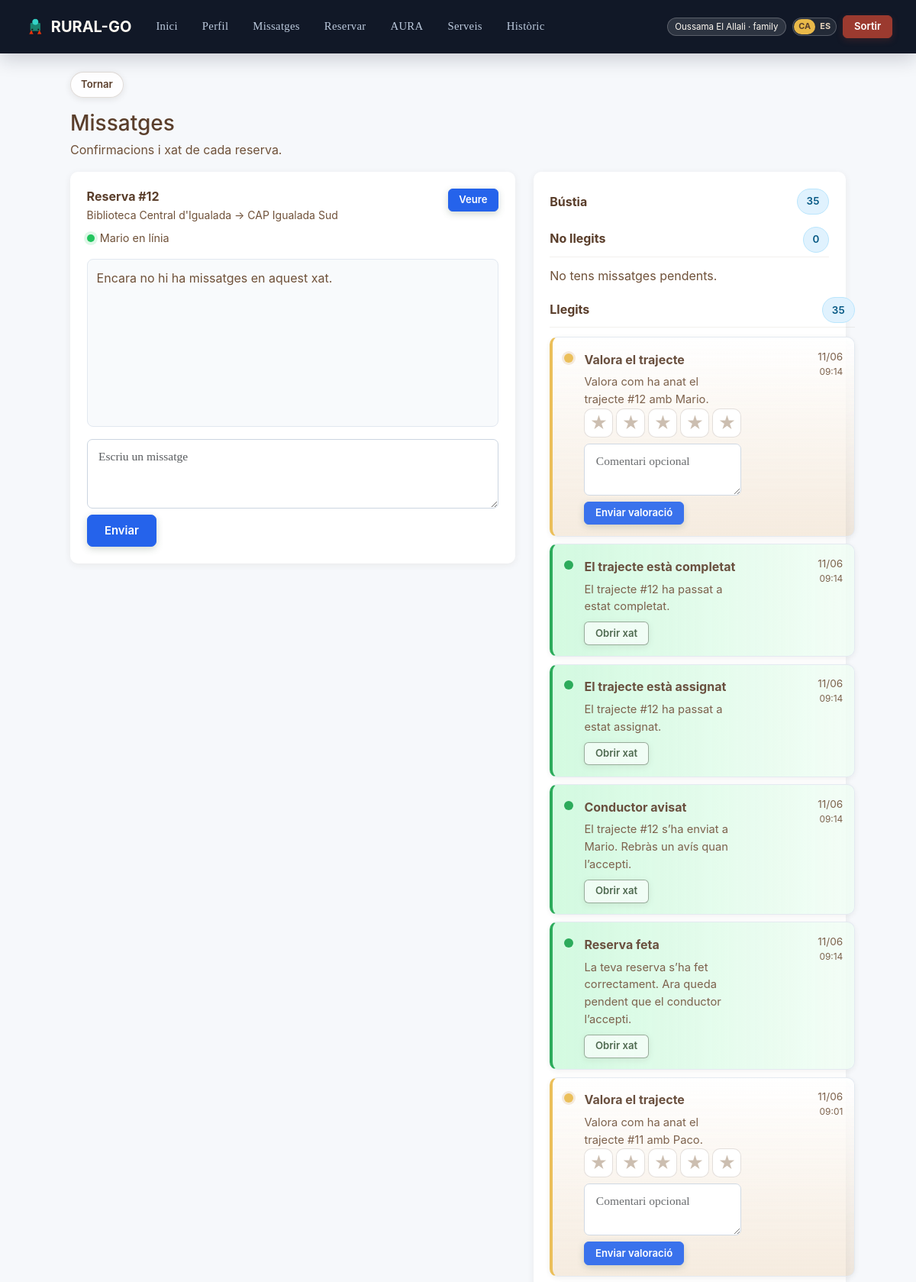
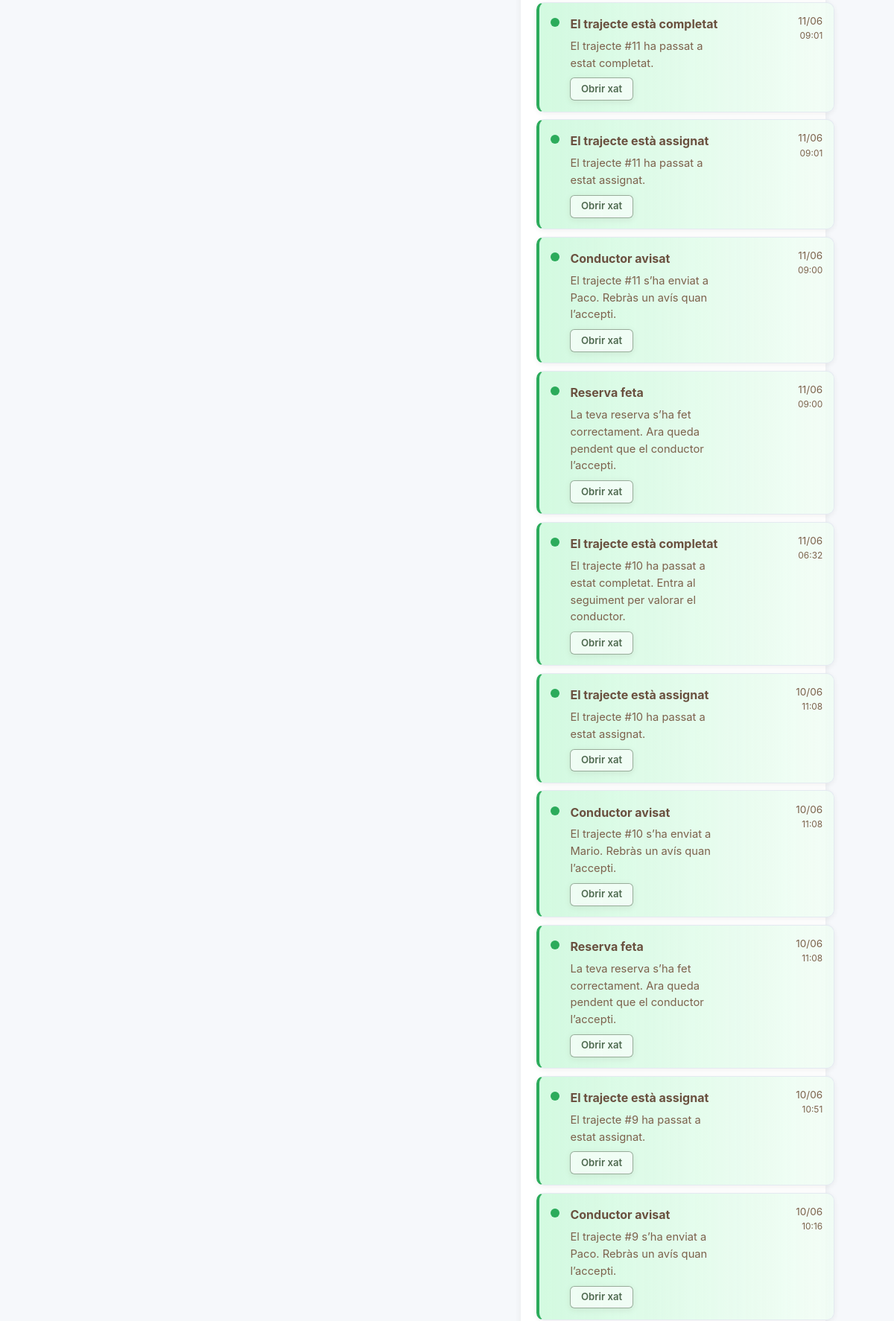
Page /messages (signed in, upper part) on the committed database (2 pictures, top to bottom).
### app.py (models this page shows)
class User(db.Model):
    id = db.Column(db.Integer, primary_key=True)
    username = db.Column(db.String(80), unique=True, nullable=False)
    full_name = db.Column(db.String(120), nullable=False)
    phone = db.Column(db.String(32), nullable=False)
    password_hash = db.Column(db.String(255), nullable=False)
    role = db.Column(db.String(20), default='family', nullable=False)
    profile_photo = db.Column(db.String(240), nullable=True)
    last_seen_at = db.Column(db.DateTime, nullable=True)
    online_visible = db.Column(db.Boolean, default=True)
    created_at = db.Column(db.DateTime, default=utc_now)

class Ride(db.Model):
    id = db.Column(db.Integer, primary_key=True)
    requester = db.Column(db.String(120))
    phone = db.Column(db.String(32))
    service_type = db.Column(db.String(64))
    origin = db.Column(db.String(200))
    destination = db.Column(db.String(200))
    wheelchair = db.Column(db.Boolean, default=False)
    vulnerable = db.Column(db.Boolean, default=False)
    viva_pass = db.Column(db.Boolean, default=False)
    support_needs = db.Column(db.Text, default='')
    distance_km = db.Column(db.Float, default=0.0)
    price = db.Column(db.Float, default=0.0)
    status = db.Column(db.String(32), default='pending')
    assigned_vehicle = db.Column(db.Integer, db.ForeignKey('vehicle.id'), nullable=True)
    preferred_driver_id = db.Column(db.Integer, db.ForeignKey('user.id'), nullable=True)
    created_at = db.Column(db.DateTime, default=utc_now)

class Message(db.Model):
    id = db.Column(db.Integer, primary_key=True)
    recipient_user_id = db.Column(db.Integer, db.ForeignKey('user.id'), nullable=True)
    recipient_role = db.Column(db.String(32), nullable=True)
    sender_user_id = db.Column(db.Integer, db.ForeignKey('user.id'), nullable=True)
    sender_role = db.Column(db.String(32), default='system', nullable=False)
    ride_id = db.Column(db.Integer, db.ForeignKey('ride.id'), nullable=True)
    title = db.Column(db.String(160), nullable=False)
    body = db.Column(db.Text, nullable=False)
    category = db.Column(db.String(32), default='info', nullable=False)
    created_at = db.Column(db.DateTime, default=utc_now)
    seen = db.Column(db.Boolean, default=False)

### app.py (the view)
@app.route('/messages')
@login_required
def messages():
    current_user = get_current_user()
    inbox_messages = get_user_messages(current_user)
    inbox_unread_messages = [message for message in inbox_messages if not message.seen]
    inbox_read_messages = [message for message in inbox_messages if message.seen]
    accessible_rides = get_user_rides(current_user)
    selected_ride_id = request.args.get('ride_id', type=int)
    selected_ride = None
    if selected_ride_id:
        selected_ride = next((ride for ride in accessible_rides if ride.id == selected_ride_id), None)
    if not selected_ride and accessible_rides:
        selected_ride = accessible_rides[0]
    chat_messages = get_chat_messages(selected_ride) if selected_ride else []
    selected_client = get_ride_client(selected_ride) if selected_ride else None
    selected_driver = get_assigned_driver(selected_ride) if selected_ride else None
    return render_template(
        'messages.html',
        inbox_messages=inbox_messages,
        inbox_unread_messages=inbox_unread_messages,
        inbox_read_messages=inbox_read_messages,
        message_count=len(inbox_messages),
        accessible_rides=accessible_rides,
        selected_ride=selected_ride,
        selected_client=selected_client,
        selected_driver=selected_driver,
        selected_client_online=is_user_online(selected_client),
        selected_driver_online=is_user_online(selected_driver),
        chat_messages=chat_messages,
    )

### app.py (called while the page is built)
def get_current_lang():
    return session.get('lang', 'ca')

def translate(label, lang=None):
    lang = lang or get_current_lang()
    return TRANSLATIONS.get(lang, TRANSLATIONS['ca']).get(label, label)

def get_ride_client(ride: Ride):
    booking = Booking.query.filter_by(ride_id=ride.id).first()
    if not booking:
        return None
    return db.session.get(User, booking.user_id)

def get_unread_count(user):
    if not user:
        return 0
    try:
        q = Message.query.filter(Message.seen == False)
    except OperationalError:
        try:
            db.session.rollback()
        except Exception:
            pass
        ensure_message_seen_column()
        q = Message.query.filter(Message.seen == False)
    if user.role in ('admin',):
        q = q.filter(or_(Message.recipient_role == 'staff', Message.recipient_role == user.role, Message.recipient_user_id == user.id))
    else:
        q = q.filter(Message.recipient_user_id == user.id)
    return q.count()

def is_user_online(user):
    if not user or not user.online_visible:
        return False
    return True

def get_user_rides(current_user):
    if current_user.role in ('admin',):
        return Ride.query.order_by(Ride.created_at.desc()).all()
    if current_user.role == 'driver':
        assignments = RideAssignment.query.filter_by(driver_id=current_user.id).all()
        ride_ids = [assignment.ride_id for assignment in assignments]
        return Ride.query.filter(Ride.id.in_(ride_ids)).order_by(Ride.created_at.desc()).all() if ride_ids else []
    bookings = Booking.query.filter_by(user_id=current_user.id).all()
    ride_ids = [booking.ride_id for booking in bookings]
    return Ride.query.filter(Ride.id.in_(ride_ids)).order_by(Ride.created_at.desc()).all() if ride_ids else []

def get_chat_messages(ride: Ride, limit=None):
    query = ChatMessage.query.filter_by(ride_id=ride.id).order_by(ChatMessage.created_at.asc())
    if limit is not None:
        query = query.limit(limit)
    return query.all()

def get_active_assignment(ride: Ride):
    assignment = RideAssignment.query.filter_by(ride_id=ride.id).first()
    if not assignment:
        return None
    return assignment

def get_assigned_driver(ride: Ride):
    assignment = get_active_assignment(ride)
    if not assignment:
        return None
    return db.session.get(User, assignment.driver_id)

def get_current_user():
    user_id = session.get('user_id')
    if not user_id:
        return None
    return db.session.get(User, user_id)

### templates/messages.html (shortened to what this page needs)
{% extends 'base.html' %}
{% block content %}
  <div class="page-header compact-header">
    <h2>Missatges</h2>
    <p>Confirmacions i xat de cada reserva.</p>
  </div>
  <div class="row g-4">
    <div class="col-lg-7">
      <div class="panel-card">
        {% if selected_ride %}
          <div class="d-flex justify-content-between align-items-start gap-3 mb-3">
            <div>
              <h5 class="mb-1">Reserva #{{ selected_ride.id }}</h5>
              <div class="text-muted small">{{ selected_ride.origin }} → {{ selected_ride.destination }}</div>
              <div class="presence-line mt-2">
                {% if current_user.role == 'driver' and selected_client %}
                  <span class="presence-dot {% if selected_client_online %}online{% endif %}"></span>
                  <span>{{ selected_client.full_name }} {% if selected_client_online %}en línia{% else %}fora de línia{% endif %}</span>
                {% elif selected_driver %}
                  <span class="presence-dot {% if selected_driver_online %}online{% endif %}"></span>
                  <span>{{ selected_driver.full_name }} {% if selected_driver_online %}en línia{% else %}fora de línia{% endif %}</span>
                {% endif %}
              </div>
            </div>
            <a class="btn btn-sm btn-primary" href="/track/{{ selected_ride.id }}">Veure</a>
          </div>
          <div class="chat-thread mb-3">
            {% if chat_messages %}
              {% for chat in chat_messages %}
                <div class="chat-bubble {% if chat.sender_user_id == current_user.id %}chat-bubble-out{% else %}chat-bubble-in{% endif %}">
                  <div class="chat-meta">{{ chat.created_at.strftime('%d/%m/%Y %H:%M') }}</div>
                  <div>{{ chat.body }}</div>
                </div>
              {% endfor %}
            {% else %}
              <p class="text-muted mb-0">Encara no hi ha missatges en aquest xat.</p>
            {% endif %}
          </div>
          <form method="post" action="/chat/{{ selected_ride.id }}" class="chat-form">
            <textarea class="form-control mb-2" name="body" rows="3" placeholder="Escriu un missatge"></textarea>
            <button class="btn btn-primary" type="submit">Enviar</button>
          </form>
        {% else %}
          <p class="text-muted mb-0">Encara no hi ha converses.</p>
        {% endif %}
      </div>
    </div>
    <div class="col-lg-5">
      <div class="panel-card">
        <div class="d-flex justify-content-between align-items-center gap-2 mb-3">
          <h5 class="mb-0">Bústia</h5>
          <span class="chip">{{ message_count }}</span>
        </div>
        <div class="message-section mb-3">
          <div class="message-section-header">
            <strong>No llegits</strong>
            <span class="chip"><span id="unreadMessagesCount">{{ inbox_unread_messages|length }}</span></span>
          </div>
            <div id="unreadMessagesList" class="email-list">
              {% if not inbox_unread_messages %}
                <p class="text-muted mb-0">No tens missatges pendents.</p>
              {% endif %}
            </div>
        </div>
        <div class="message-section">
          <div class="message-section-header">
            <strong>Llegits</strong>
            <span class="chip"><span id="readMessagesCount">{{ inbox_read_messages|length }}</span></span>
          </div>
          <div id="readMessagesList" class="email-list">
            {% for message in inbox_read_messages %}
              {% if message.category == 'rating' %}
                <div class="email-item read rating-message message-item" role="button"
                     data-ride-id="{{ message.ride_id or '' }}"
                     data-message-id="{{ message.id }}"
                     data-title="{{ message.title|e }}"
                     data-body="{{ message.body|e }}"
                     data-category="rating"
                     data-created-at="{{ message.created_at.strftime('%d/%m/%Y %H:%M') }}">
                  <div class="email-marker" aria-hidden></div>
                  <div>
                    <div class="email-subject">{{ message.title }}</div>
                    <div class="email-excerpt">{{ message.body }}</div>
                    <form class="rating-inline-form" method="post" action="/ride/{{ message.ride_id }}/rate" data-ride-id="{{ message.ride_id or '' }}" data-message-id="{{ message.id }}">
                      <div class="rating-stars" data-stars="0">
                        <button class="rating-star" type="button" data-score="1" aria-label="1 estrella">★</button>
                        <button class="rating-star" type="button" data-score="2" aria-label="2 estrelles">★</button>
                        <button class="rating-star" type="button" data-score="3" aria-label="3 estrelles">★</button>
                        <button class="rating-star" type="button" data-score="4" aria-label="4 estrelles">★</button>
                        <button class="rating-star" type="button" data-score="5" aria-label="5 estrelles">★</button>
                      </div>
                      <textarea class="form-control mt-2" name="comment" rows="2" placeholder="Comentari opcional"></textarea>
                      <button class="btn btn-sm btn-primary mt-2" type="submit">Enviar valoració</button>
                    </form>
                  </div>
                  <div class="email-meta">
                    <div>{{ message.created_at.strftime('%d/%m') }}</div>
                    <div class="small">{{ message.created_at.strftime('%H:%M') }}</div>
                  </div>
                </div>
              {% else %}
                <div class="email-item read message-item" role="button"
                     data-message-id="{{ message.id }}"
                     data-ride-id="{{ message.ride_id or '' }}"
                     data-title="{{ message.title|e }}"
                     data-body="{{ message.body|e }}"
                     data-category="{{ message.category }}"
                     data-created-at="{{ message.created_at.strftime('%d/%m/%Y %H:%M') }}">
                  <div class="email-marker" aria-hidden></div>
                  <div>
                    <div class="email-subject">{{ message.title }}</div>
                    <div class="email-excerpt">{{ message.body[:120] }}{% if message.body|length > 120 %}...{% endif %}</div>
                    {% if message.ride_id %}
                      <a class="btn btn-sm btn-outline-primary mt-2" href="/messages?ride_id={{ message.ride_id }}">Obrir xat</a>
                    {% endif %}
                  </div>
                  <div class="email-meta">
                    <div>{{ message.created_at.strftime('%d/%m') }}</div>
                    <div class="small">{{ message.created_at.strftime('%H:%M') }}</div>
                  </div>
                </div>
              {% endif %}
            {% endfor %}
          </div>
        </div>
      </div>
    </div>
  </div>
{% endblock %}

### templates/base.html (shortened to what this page needs)
<!doctype html>
<html lang="{{ current_lang|default('ca') }}">
  <head>
    <link href="https://cdn.jsdelivr.net/npm/bootstrap@5.3.0/dist/css/bootstrap.min.css" rel="stylesheet">
    <link href="{{ url_for('static', filename='style.css') }}" rel="stylesheet">
  </head>
  {% set user_role = current_user.role if current_user else '' %}
  {% set has_active_driver_route = driver_has_active_route|default(false) %}
  {% set active_driver_ride_id = driver_active_ride_id|default('') %}
  <body
    data-user-role="{{ user_role }}"
    data-driver-has-active-route="{{ 1 if has_active_driver_route else 0 }}"
    data-driver-active-ride-id="{{ active_driver_ride_id }}"
  >
    <nav class="navbar navbar-expand-lg navbar-dark sticky-top">
      <div class="container-fluid">
        <a class="navbar-brand" href="/">
          <img class="brand-logo" src="{{ url_for('static', filename='logo.png') }}" alt="Rural-GO logo">
          <span>RURAL-GO</span>
        </a>
        <div class="collapse navbar-collapse" id="mainNav">
          <ul class="navbar-nav me-auto">
            {% if current_user %}
              <li class="nav-item"><a class="nav-link" href="/dashboard">{{ _('Home') }}</a></li>
              <li class="nav-item"><a class="nav-link" href="/profile">{{ _('Profile') }}</a></li>
              <li class="nav-item">
                <a class="nav-link nav-message-link" href="/messages">
                  {{ _('Messages') }}
                </a>
              </li>
              {% if current_user.role in ['family', 'admin'] %}
                <li class="nav-item"><a class="nav-link" href="/book">Reservar</a></li>
                <li class="nav-item"><a class="nav-link" href="/aura">AURA</a></li>
              {% endif %}
              <li class="nav-item"><a class="nav-link" href="/services">{{ _('Services') }}</a></li>
              {% if current_user.role in ['family', 'driver', 'admin'] %}
                <li class="nav-item"><a class="nav-link" href="/rides">{{ _('History') }}</a></li>
              {% endif %}
{% else %}
               <li class="nav-item"><a class="nav-link" href="/login">{% if current_lang == 'es' %}Entrar{% else %}Entrar{% endif %}</a></li>
               <li class="nav-item"><a class="nav-link" href="/register">{% if current_lang == 'es' %}Registrarse{% else %}Registrar-se{% endif %}</a></li>
             {% endif %}
          </ul>
          <div class="d-flex align-items-center gap-2">
            {% if current_user %}
              <span class="user-pill">{{ current_user.full_name }} · {{ current_user.role }}</span>
              <div class="language-switch" aria-label="Idioma">
                <a class="{% if current_lang == 'ca' %}active{% endif %}" href="/language/ca">CA</a>
                <a class="{% if current_lang == 'es' %}active{% endif %}" href="/language/es">ES</a>
              </div>
              <a class="btn btn-sm btn-danger" href="/logout">{{ _('Logout') }}</a>
            {% endif %}
          </div>
        </div>
      </div>
    </nav>
    <main class="container app-shell py-4">
      {% if current_user and request.path not in ['/', '/login', '/register', '/dashboard'] %}
        <div class="mb-3">
          <a id="backBtn" class="btn btn-sm btn-outline-secondary back-link" href="#">{{ _('Back') }}</a>
        </div>
      {% endif %}
      {% block content %}{% endblock %}
    </main>
  </body>
</html>

### rows in the picture
User: full_name "Oussama El Allali", role "family"
Ride: id "12", origin "Biblioteca Central d'Igualada", destination "CAP Igualada Sud"
User: full_name "Mario"
Message: title "Valora el trajecte", body "Valora com ha anat el trajecte #12 amb Mario.", created_at "11/06", created_at "09:14"
Message: title "El trajecte està completat", body "El trajecte #12 ha passat a estat completat.", created_at "11/06", created_at "09:14"
Message: title "El trajecte està assignat", body "El trajecte #12 ha passat a estat assignat.", created_at "11/06", created_at "09:14"
Message: title "Conductor avisat", body "El trajecte #12 s’ha enviat a Mario. Rebràs un avís quan l’accepti.", created_at "11/06", created_at "09:14"
Message: title "Reserva feta", body "La teva reserva s’ha fet correctament. Ara queda pendent que el conductor l’accepti.", created_at "11/06", created_at "09:14"
Message: title "Valora el trajecte", body "Valora com ha anat el trajecte #11 amb Paco.", created_at "11/06", created_at "09:01"
Message: title "El trajecte està completat", body "El trajecte #11 ha passat a estat completat.", created_at "11/06", created_at "09:01"
Message: title "El trajecte està assignat", body "El trajecte #11 ha passat a estat assignat.", created_at "11/06", created_at "09:01"
Message: title "Conductor avisat", body "El trajecte #11 s’ha enviat a Paco. Rebràs un avís quan l’accepti.", created_at "11/06", created_at "09:00"
Message: title "Reserva feta", body "La teva reserva s’ha fet correctament. Ara queda pendent que el conductor l’accepti.", created_at "11/06", created_at "09:00"
Message: title "El trajecte està completat", body "El trajecte #10 ha passat a estat completat. Entra al seguiment per valorar el conductor.", created_at "11/06", created_at "06:32"
Message: title "El trajecte està assignat", body "El trajecte #10 ha passat a estat assignat.", created_at "10/06", created_at "11:08"
Message: title "Conductor avisat", body "El trajecte #10 s’ha enviat a Mario. Rebràs un avís quan l’accepti.", created_at "10/06", created_at "11:08"
Message: title "Reserva feta", body "La teva reserva s’ha fet correctament. Ara queda pendent que el conductor l’accepti.", created_at "10/06", created_at "11:08"
Message: title "El trajecte està assignat", body "El trajecte #9 ha passat a estat assignat.", created_at "10/06", created_at "10:51"
Message: title "Conductor avisat", body "El trajecte #9 s’ha enviat a Paco. Rebràs un avís quan l’accepti.", created_at "10/06", created_at "10:16"

### other values in the picture
{{ message_count }} "35"
{{ inbox_unread_messages|length }} "0"
{{ inbox_read_messages|length }} "35"
